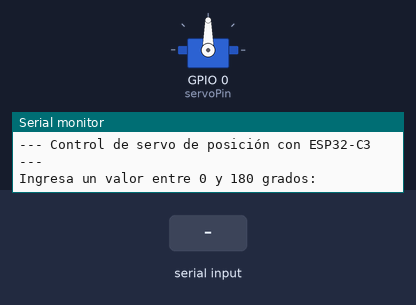
This sketch was run on a simulated ESP32-C3. Parts: servo, the last lines printed to the serial monitor. Inputs (shaded band) come from the test bench.

Above: at 1.2 s.
1.3 s: "0\n" received over Serial
At 2.3 s:
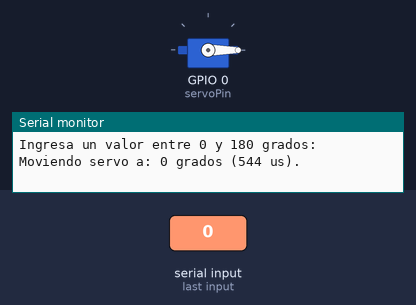
2.8 s: "90\n" received over Serial
At 3.4 s:
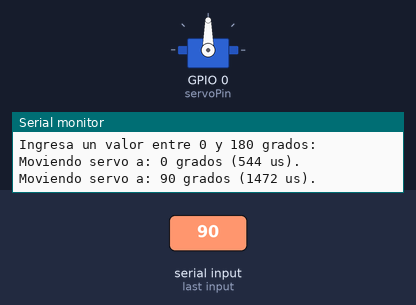
Timing chart, 0 to 5.8 s (numbered marks = the images above; inputs shaded):
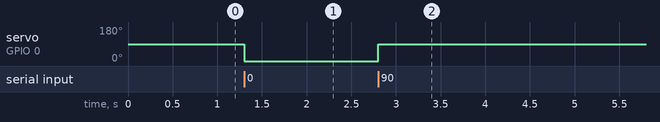

Measured:
- after the input at 1.3 s, servo on GPIO 0 (servoPin): 90° → 0° at once
- after the input at 2.8 s, servo on GPIO 0 (servoPin): 0° → 90° at once

The sketch:

prueba_grados.ino
```cpp
// Código de un compañero para mover un servo de posición escribiendo el ángulo
// por el monitor serie (115200). Probado por él con sus servos.
//
// Cambios respecto del original:
//   1. Pin 0 en lugar de 18 (en la ESP32-C3 el GPIO18 es el USB D-).
//   2. Se lee la línea completa y se ignora si no es un número entero.
//      El original usaba Serial.parseInt(), que devuelve 0 con un Enter vacío
//      o una letra, y eso mandaba el servo a 0° a máxima velocidad.
//
// Ojo: ESP32Servo usa por defecto 544–2400 µs para 0–180°, y no hay rampa:
// cada ángulo nuevo es un salto a la velocidad máxima del servo.

#include <ESP32Servo.h>

Servo myServo;
const int servoPin = 0;

void setup() {
  Serial.begin(115200); // Inicializar comunicación serie
  myServo.attach(servoPin);

  // Posición inicial (90° ≈ 1472 µs con los límites por defecto)
  myServo.write(90);

  // Mensaje de bienvenida en el monitor serie
  Serial.println("--- Control de servo de posición con ESP32-C3 ---");
  Serial.println("Ingresa un valor entre 0 y 180 grados:");
}

void loop() {
  // Comprobar si hay datos disponibles en el puerto serie
  if (Serial.available() > 0) {
    // Leer la línea completa (hasta el Enter) y quitar espacios y '\r'
    String linea = Serial.readStringUntil('\n');
    linea.trim();
    if (linea.length() == 0) {
      return;  // Enter vacío: no hacer nada
    }

    // Aceptar solo dígitos: "abc", "90.5" o "-5" se rechazan sin mover el servo
    for (unsigned int i = 0; i < linea.length(); i++) {
      if (!isDigit(linea[i])) {
        Serial.println("¡Error! Escribí solo un número entero entre 0 y 180.");
        return;
      }
    }
    int grados = linea.toInt();

    // Validar el rango (0 a 180 grados)
    if (grados >= 0 && grados <= 180) {
      myServo.write(grados);
      Serial.print("Moviendo servo a: ");
      Serial.print(grados);
      Serial.print(" grados (");
      Serial.print(myServo.readMicroseconds());
      Serial.println(" us).");
    } else {
      Serial.println("¡Error! El ángulo tiene que estar entre 0 y 180.");
    }
  }
}
```
